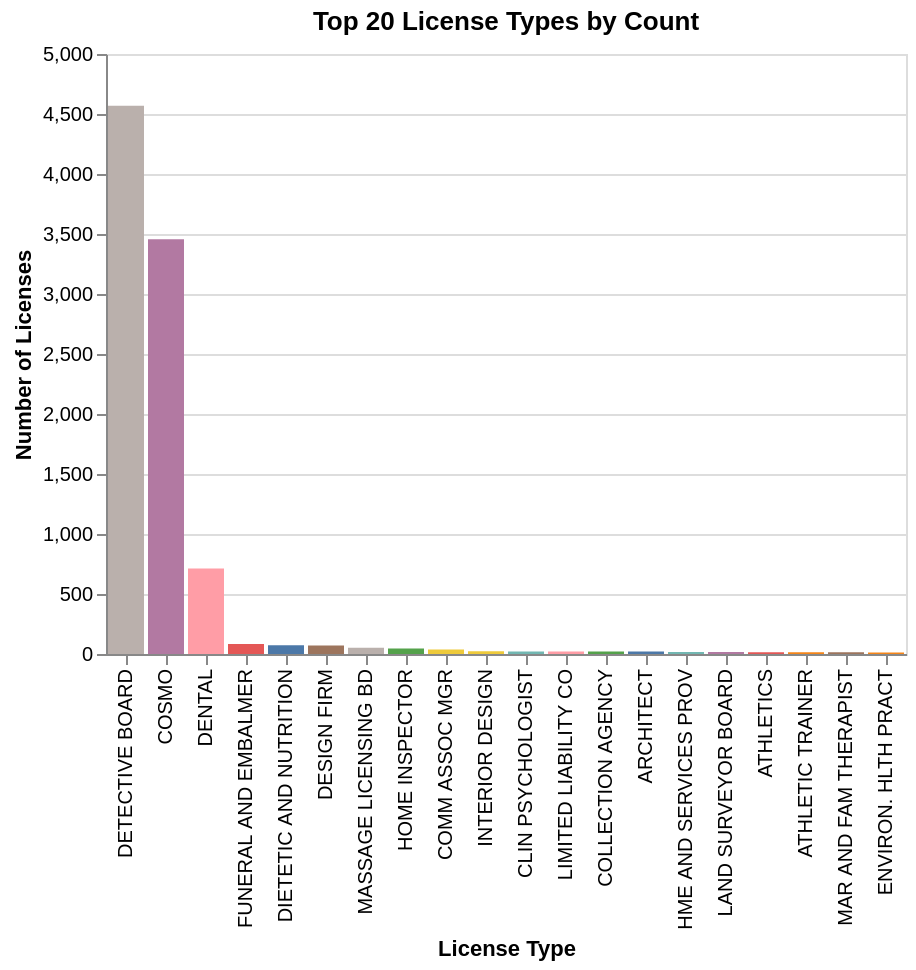

Here is the notebook cell this chart was saved with:
### Code cell
chart1 = alt.Chart(top_license_counts).mark_bar().encode(
    x=alt.X('License Type:N', sort='-y', title='License Type'),
    y=alt.Y('count:Q', title='Number of Licenses'),
    color=alt.Color('License Type:N', legend=None)
).properties(
    title='Top 20 License Types by Count'
)

chart1

### Figure 1 — Vega-Lite specification as saved in the notebook (floating-point values rounded to 4 significant figures)
{"config": {"view": {"continuousWidth": 300, "continuousHeight": 300}}, "data": {"name": "data-452d0d3bca73f1f70e100fa73ca048f5"}, "mark": {"type": "bar"}, "encoding": {"color": {"field": "License Type", "legend": null, "type": "nominal"}, "x": {"field": "License Type", "sort": "-y", "title": "License Type", "type": "nominal"}, "y": {"field": "count", "title": "Number of Licenses", "type": "quantitative"}}, "title": "Top 20 License Types by Count", "$schema": "https://vega.github.io/schema/vega-lite/v5.8.0.json", "datasets": {"data-452d0d3bca73f1f70e100fa73ca048f5": [{"License Type": "DETECTIVE BOARD", "count": 4569}, {"License Type": "COSMO", "count": 3456}, {"License Type": "DENTAL", "count": 712}, {"License Type": "FUNERAL AND EMBALMER", "count": 84}, {"License Type": "DIETETIC AND NUTRITION", "count": 73}, {"License Type": "DESIGN FIRM", "count": 71}, {"License Type": "MASSAGE LICENSING BD", "count": 52}, {"License Type": "HOME INSPECTOR", "count": 46}, {"License Type": "COMM ASSOC MGR", "count": 37}, {"License Type": "INTERIOR DESIGN", "count": 22}, {"License Type": "CLIN PSYCHOLOGIST", "count": 21}, {"License Type": "LIMITED LIABILITY CO", "count": 21}, {"License Type": "COLLECTION AGENCY", "count": 20}, {"License Type": "ARCHITECT", "count": 20}, {"License Type": "HME AND SERVICES PROV", "count": 16}, {"License Type": "LAND SURVEYOR BOARD", "count": 16}, {"License Type": "ATHLETICS", "count": 15}, {"License Type": "ATHLETIC TRAINER", "count": 14}, {"License Type": "MAR AND FAM THERAPIST", "count": 14}, {"License Type": "ENVIRON. HLTH PRACT", "count": 13}]}}
